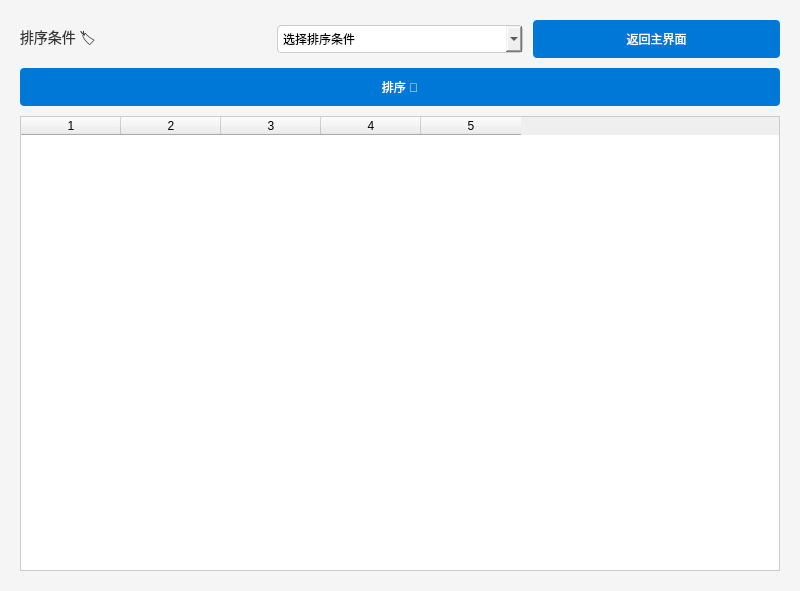
<?xml version="1.0" encoding="UTF-8"?>
<ui version="4.0">
 <class>FlightSortWindow</class>
 <widget class="QMainWindow" name="FlightSortWindow">
  <property name="geometry">
   <rect>
    <x>0</x>
    <y>0</y>
    <width>800</width>
    <height>591</height>
   </rect>
  </property>
  <property name="styleSheet">
   <string>QMainWindow {
    background-color: #F5F5F5;
    font-family: 'Segoe UI', sans-serif;
}

QLabel {
    font-size: 14px;
    color: #333;
}

QComboBox {
    border: 1px solid #ccc;
    border-radius: 4px;
    padding: 5px;
}

QPushButton {
    background-color: #0078D7;
    border: none;
    border-radius: 4px;
    color: white;
    padding: 10px;
    min-width: 100px;
}

QPushButton:hover {
    background-color: #005FAC;
}

QTableWidget {
    border: 1px solid #ccc;
    font-size: 14px;
    color: #333;
}

QTableWidget::item {
    padding: 5px;
    border-bottom: 1px solid #ccc;
}

QTableWidget::horizontalHeader {
    background-color: #0078D7;
    color: white;
}

QTableWidget::horizontalHeader::section {
    border: 1px solid #ccc;
    border-style: none;
}</string>
  </property>
  <widget class="QWidget" name="centralwidget">
   <layout class="QVBoxLayout" name="verticalLayout">
    <property name="spacing">
     <number>10</number>
    </property>
    <property name="leftMargin">
     <number>20</number>
    </property>
    <property name="topMargin">
     <number>20</number>
    </property>
    <property name="rightMargin">
     <number>20</number>
    </property>
    <property name="bottomMargin">
     <number>20</number>
    </property>
    <item>
     <layout class="QHBoxLayout" name="horizontalLayout">
      <property name="spacing">
       <number>10</number>
      </property>
      <item>
       <widget class="QLabel" name="sortCriteriaLabel">
        <property name="text">
         <string>排序条件 🏷️</string>
        </property>
       </widget>
      </item>
      <item>
       <widget class="QComboBox" name="sortCriteriaComboBox">
        <property name="placeholderText" stdset="0">
         <string>选择排序条件</string>
        </property>
        <item>
         <property name="text">
          <string>价格 💰</string>
         </property>
        </item>
        <item>
         <property name="text">
          <string>时间 ⏰</string>
         </property>
        </item>
       </widget>
      </item>
      <item>
       <widget class="QPushButton" name="backToMainButton">
        <property name="text">
         <string>返回主界面</string>
        </property>
       </widget>
      </item>
     </layout>
    </item>
    <item>
     <widget class="QPushButton" name="sortButton">
      <property name="text">
       <string>排序 🔄</string>
      </property>
     </widget>
    </item>
    <item>
     <widget class="QTableWidget" name="sortedFlightTable">
      <property name="rowCount">
       <number>0</number>
      </property>
      <property name="columnCount">
       <number>5</number>
      </property>
      <property name="horizontalHeaderLabels" stdset="0">
       <stringlist>
        <string>航班号 ✈️</string>
        <string>出发地 🌍</string>
        <string>目的地 🏝️</string>
        <string>出发时间 ⏰</string>
        <string>剩余座位 🪑</string>
       </stringlist>
      </property>
      <column/>
      <column/>
      <column/>
      <column/>
      <column/>
     </widget>
    </item>
   </layout>
  </widget>
 </widget>
 <resources/>
 <connections/>
</ui>
